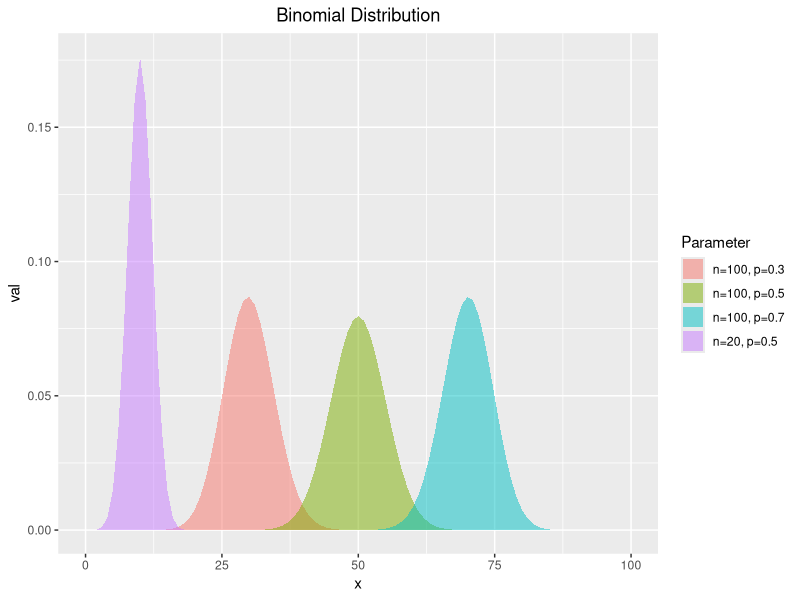

Write the R code that produced this figure.
rm(list = ls(all.names = TRUE))
sessionInfo()
library(dplyr)
library(stringr)
library(lubridate)
library(ggplot2)
library(tidyverse)



g <- data.frame(x = seq(0, 100, 1)) %>% mutate(n20p05 = dbinom(x, size = 20, prob = 0.5), 
                                               n100p03 = dbinom(x, size = 100, prob = 0.3),
                                               n100p05 = dbinom(x, size = 100, prob = 0.5),
                                               n100p07 = dbinom(x, size = 100, prob = 0.7)) %>%
  gather(type, val, -x) %>%
  ggplot(aes(x = x, y = val))
g <- g + geom_area(aes(fill = type), 
                   stat = "identity",
                   position = "dodge",
                   size = 1, alpha = 0.5)
g <- g + ggtitle("Binomial Distribution")
g <- g + theme(plot.title = element_text(hjust = 0.5))
g <- g + scale_fill_hue(name = "Parameter", labels = c(n20p05 = "n=20, p=0.5", n100p03 = "n=100, p=0.3", n100p05 = "n=100, p=0.5", n100p07 = "n=100, p=0.7"))
g

